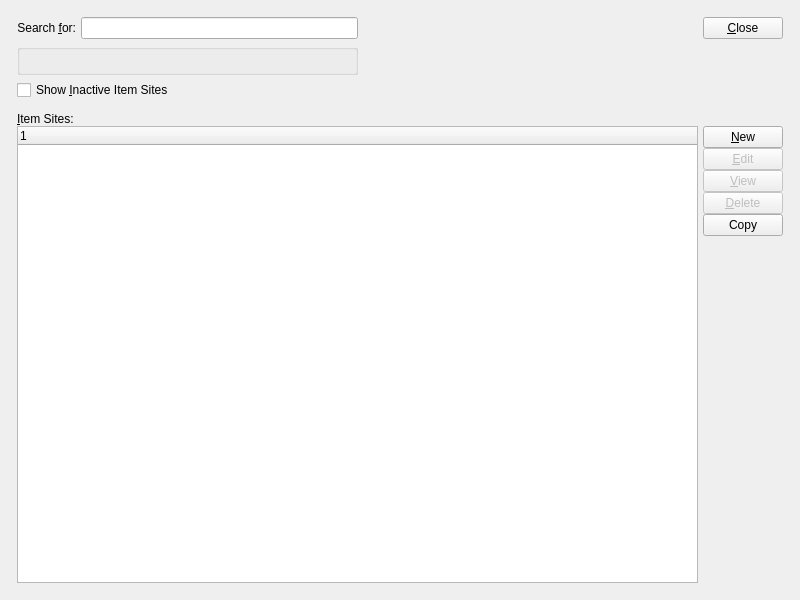
<?xml version="1.0" encoding="UTF-8"?>
<ui version="4.0">
 <comment>This file is part of the xTuple ERP: PostBooks Edition, a free and
open source Enterprise Resource Planning software suite,
Copyright (c) 1999-2018 by OpenMFG LLC, d/b/a xTuple.
It is licensed to you under the Common Public Attribution License
version 1.0, the full text of which (including xTuple-specific Exhibits)
is available at www.xtuple.com/CPAL.  By using this software, you agree
to be bound by its terms.</comment>
 <class>itemSites</class>
 <widget class="QWidget" name="itemSites">
  <property name="geometry">
   <rect>
    <x>0</x>
    <y>0</y>
    <width>800</width>
    <height>600</height>
   </rect>
  </property>
  <property name="windowTitle">
   <string>List Item Sites</string>
  </property>
  <layout class="QGridLayout" name="gridLayout_4">
   <item row="0" column="0">
    <layout class="QGridLayout" name="gridLayout_3">
     <property name="margin">
      <number>12</number>
     </property>
     <property name="spacing">
      <number>12</number>
     </property>
     <item row="0" column="0">
      <layout class="QHBoxLayout" name="horizontalLayout_2">
       <item>
        <layout class="QGridLayout" name="gridLayout_2">
         <item row="1" column="0">
          <widget class="WarehouseGroup" name="_warehouse">
           <property name="fixedSize">
            <bool>false</bool>
           </property>
          </widget>
         </item>
         <item row="2" column="0">
          <widget class="QCheckBox" name="_showInactive">
           <property name="text">
            <string>Show &amp;Inactive Item Sites</string>
           </property>
          </widget>
         </item>
         <item row="0" column="0">
          <layout class="QHBoxLayout" name="horizontalLayout">
           <item>
            <widget class="QLabel" name="_searchForLit">
             <property name="text">
              <string>Search &amp;for:</string>
             </property>
             <property name="alignment">
              <set>Qt::AlignRight|Qt::AlignTrailing|Qt::AlignVCenter</set>
             </property>
             <property name="buddy">
              <cstring>_searchFor</cstring>
             </property>
            </widget>
           </item>
           <item>
            <widget class="XLineEdit" name="_searchFor"/>
           </item>
          </layout>
         </item>
        </layout>
       </item>
       <item>
        <spacer>
         <property name="orientation">
          <enum>Qt::Horizontal</enum>
         </property>
         <property name="sizeType">
          <enum>QSizePolicy::Expanding</enum>
         </property>
         <property name="sizeHint" stdset="0">
          <size>
           <width>283</width>
           <height>20</height>
          </size>
         </property>
        </spacer>
       </item>
       <item>
        <layout class="QVBoxLayout">
         <property name="spacing">
          <number>5</number>
         </property>
         <item>
          <widget class="QPushButton" name="_close">
           <property name="text">
            <string>&amp;Close</string>
           </property>
           <property name="autoDefault">
            <bool>true</bool>
           </property>
          </widget>
         </item>
         <item>
          <spacer>
           <property name="orientation">
            <enum>Qt::Vertical</enum>
           </property>
           <property name="sizeType">
            <enum>QSizePolicy::Expanding</enum>
           </property>
           <property name="sizeHint" stdset="0">
            <size>
             <width>20</width>
             <height>0</height>
            </size>
           </property>
          </spacer>
         </item>
        </layout>
       </item>
      </layout>
     </item>
     <item row="2" column="0">
      <widget class="QFrame" name="_frame">
       <property name="sizePolicy">
        <sizepolicy hsizetype="Preferred" vsizetype="Expanding">
         <horstretch>0</horstretch>
         <verstretch>1</verstretch>
        </sizepolicy>
       </property>
       <property name="frameShape">
        <enum>QFrame::NoFrame</enum>
       </property>
       <property name="frameShadow">
        <enum>QFrame::Raised</enum>
       </property>
       <layout class="QGridLayout" name="gridLayout">
        <property name="margin">
         <number>0</number>
        </property>
        <property name="spacing">
         <number>0</number>
        </property>
        <item row="0" column="0">
         <layout class="QVBoxLayout">
          <property name="spacing">
           <number>0</number>
          </property>
          <item>
           <widget class="QLabel" name="_itemSitesLit">
            <property name="text">
             <string>&amp;Item Sites:</string>
            </property>
            <property name="buddy">
             <cstring>_itemSite</cstring>
            </property>
           </widget>
          </item>
          <item>
           <layout class="QHBoxLayout">
            <property name="spacing">
             <number>5</number>
            </property>
            <item>
             <widget class="XTreeWidget" name="_itemSite"/>
            </item>
            <item>
             <layout class="QVBoxLayout">
              <property name="spacing">
               <number>0</number>
              </property>
              <item>
               <widget class="QPushButton" name="_new">
                <property name="text">
                 <string>&amp;New</string>
                </property>
                <property name="autoDefault">
                 <bool>true</bool>
                </property>
               </widget>
              </item>
              <item>
               <widget class="QPushButton" name="_edit">
                <property name="enabled">
                 <bool>false</bool>
                </property>
                <property name="text">
                 <string>&amp;Edit</string>
                </property>
                <property name="autoDefault">
                 <bool>true</bool>
                </property>
               </widget>
              </item>
              <item>
               <widget class="QPushButton" name="_view">
                <property name="enabled">
                 <bool>false</bool>
                </property>
                <property name="text">
                 <string>&amp;View</string>
                </property>
                <property name="autoDefault">
                 <bool>true</bool>
                </property>
               </widget>
              </item>
              <item>
               <widget class="QPushButton" name="_delete">
                <property name="enabled">
                 <bool>false</bool>
                </property>
                <property name="text">
                 <string>&amp;Delete</string>
                </property>
               </widget>
              </item>
              <item>
               <widget class="QPushButton" name="_copy">
                <property name="text">
                 <string>Copy</string>
                </property>
               </widget>
              </item>
              <item>
               <spacer>
                <property name="orientation">
                 <enum>Qt::Vertical</enum>
                </property>
                <property name="sizeType">
                 <enum>QSizePolicy::Expanding</enum>
                </property>
                <property name="sizeHint" stdset="0">
                 <size>
                  <width>20</width>
                  <height>115</height>
                 </size>
                </property>
               </spacer>
              </item>
             </layout>
            </item>
           </layout>
          </item>
         </layout>
        </item>
       </layout>
      </widget>
     </item>
    </layout>
   </item>
  </layout>
 </widget>
 <layoutdefault spacing="5" margin="5"/>
 <customwidgets>
  <customwidget>
   <class>WarehouseGroup</class>
   <extends>QGroupBox</extends>
   <header>warehousegroup.h</header>
   <container>1</container>
  </customwidget>
  <customwidget>
   <class>XLineEdit</class>
   <extends>QLineEdit</extends>
   <header>xlineedit.h</header>
   <container>1</container>
  </customwidget>
  <customwidget>
   <class>XTreeWidget</class>
   <extends>QTreeWidget</extends>
   <header>xtreewidget.h</header>
   <container>1</container>
  </customwidget>
 </customwidgets>
 <tabstops>
  <tabstop>_searchFor</tabstop>
  <tabstop>_warehouse</tabstop>
  <tabstop>_itemSite</tabstop>
  <tabstop>_new</tabstop>
  <tabstop>_edit</tabstop>
  <tabstop>_view</tabstop>
  <tabstop>_delete</tabstop>
  <tabstop>_copy</tabstop>
  <tabstop>_close</tabstop>
 </tabstops>
 <resources/>
 <connections>
  <connection>
   <sender>_close</sender>
   <signal>clicked()</signal>
   <receiver>itemSites</receiver>
   <slot>close()</slot>
   <hints>
    <hint type="sourcelabel">
     <x>485</x>
     <y>31</y>
    </hint>
    <hint type="destinationlabel">
     <x>20</x>
     <y>20</y>
    </hint>
   </hints>
  </connection>
  <connection>
   <sender>_itemSite</sender>
   <signal>valid(bool)</signal>
   <receiver>_view</receiver>
   <slot>setEnabled(bool)</slot>
   <hints>
    <hint type="sourcelabel">
     <x>31</x>
     <y>158</y>
    </hint>
    <hint type="destinationlabel">
     <x>484</x>
     <y>217</y>
    </hint>
   </hints>
  </connection>
 </connections>
</ui>
